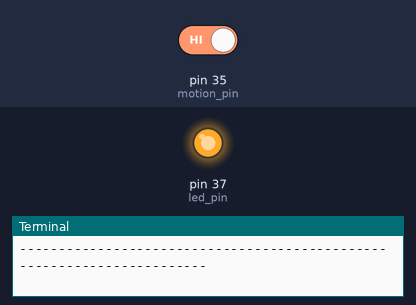
The program below on a simulated Raspberry Pi (header pin numbers). Parts: output pins drawn as LEDs (lit = HIGH), the last lines printed to the terminal. The test bench sets the inputs (shaded band); at power-on: pin 35 (motion_pin) HIGH.

Above: at 1.2 s.
1.3 s: pin 35 (motion_pin) driven LOW
At 3.4 s:
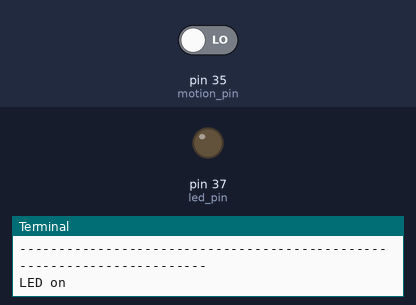
4.0 s: pin 35 (motion_pin) driven HIGH
At 4.9 s:
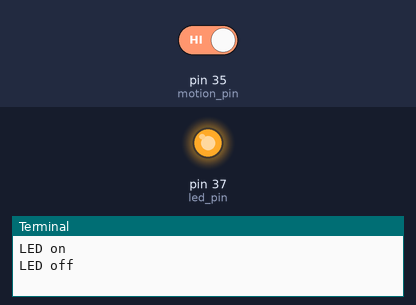
Timing chart, 0 to 7.0 s (numbered marks = the images above; inputs shaded):
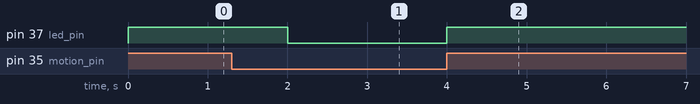

Measured:
- after the input at 1.3 s, pin 37 (led_pin): HIGH → LOW after 0.70 s
- after the input at 4.0 s, pin 37 (led_pin): LOW → HIGH at once

The program:

led.py
```python
import RPi.GPIO as GPIO  					 #importing the RPi.GPIO module
import time              					 #importing the time module
GPIO.cleanup()		 				       	#to clean up at the end of your script
led_pin = 37             					 #select the pin for the LED
motion_pin = 35          					 #select the pin for the motion sensor
def init():
	GPIO.setmode(GPIO.BOARD) 				 #to specify which pin numbering system
	GPIO.setwarnings(False)
	GPIO.setup(led_pin,GPIO.OUT)                             #declare the led_pin as an output
	GPIO.setup(motion_pin,GPIO.IN,pull_up_down=GPIO.PUD_UP)  #declare the motion_pin as an input
	print("-----------------------------------------------------------------------")

def main():
	while True:
		value=GPIO.input(motion_pin)
		if value!=0:		                         #to read the value of a GPIO pin
			GPIO.output(led_pin,GPIO.HIGH)                #turn on led
			time.sleep(2)				 #delay 2ms
			print "LED on"                           #print information
		else:
			GPIO.output(led_pin,GPIO.LOW)                #turn off led
			time.sleep(2)				#delay 2ms
			print "LED off"                         #print information

init()
main()
GPIO.cleanup()
```
